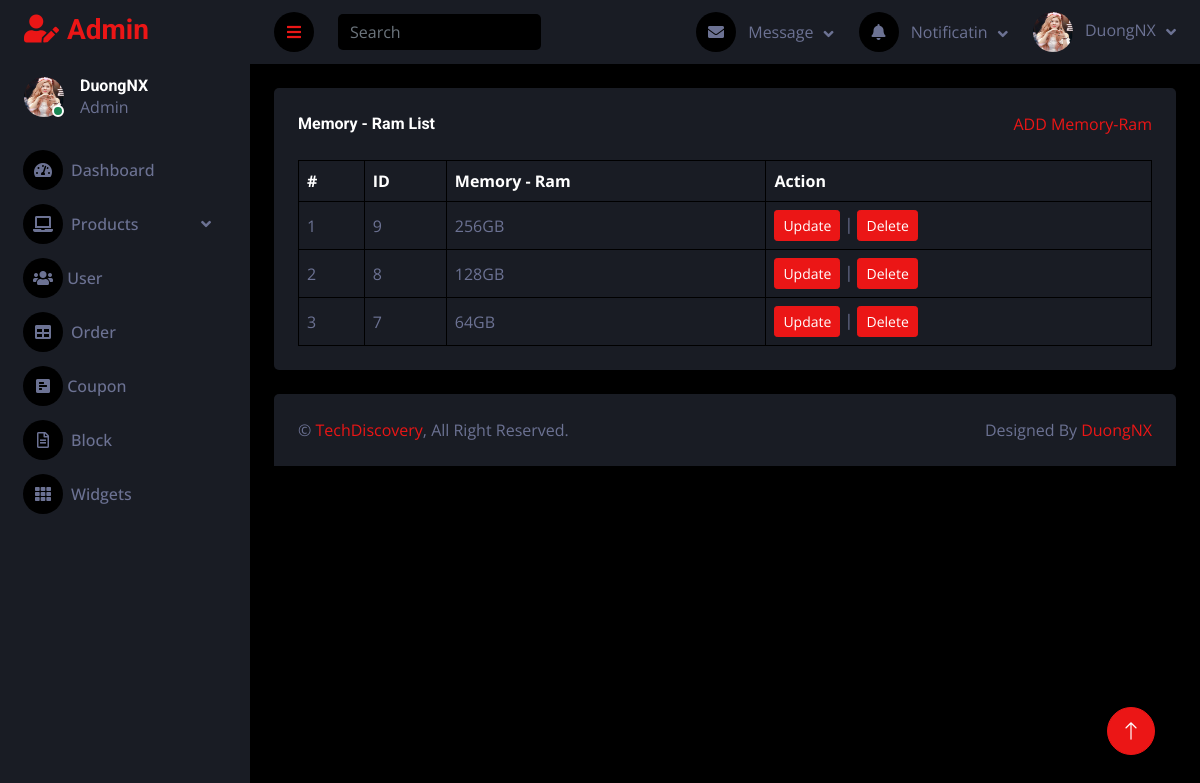
Page /admin/memory_ramlist.php on the earlier database version.
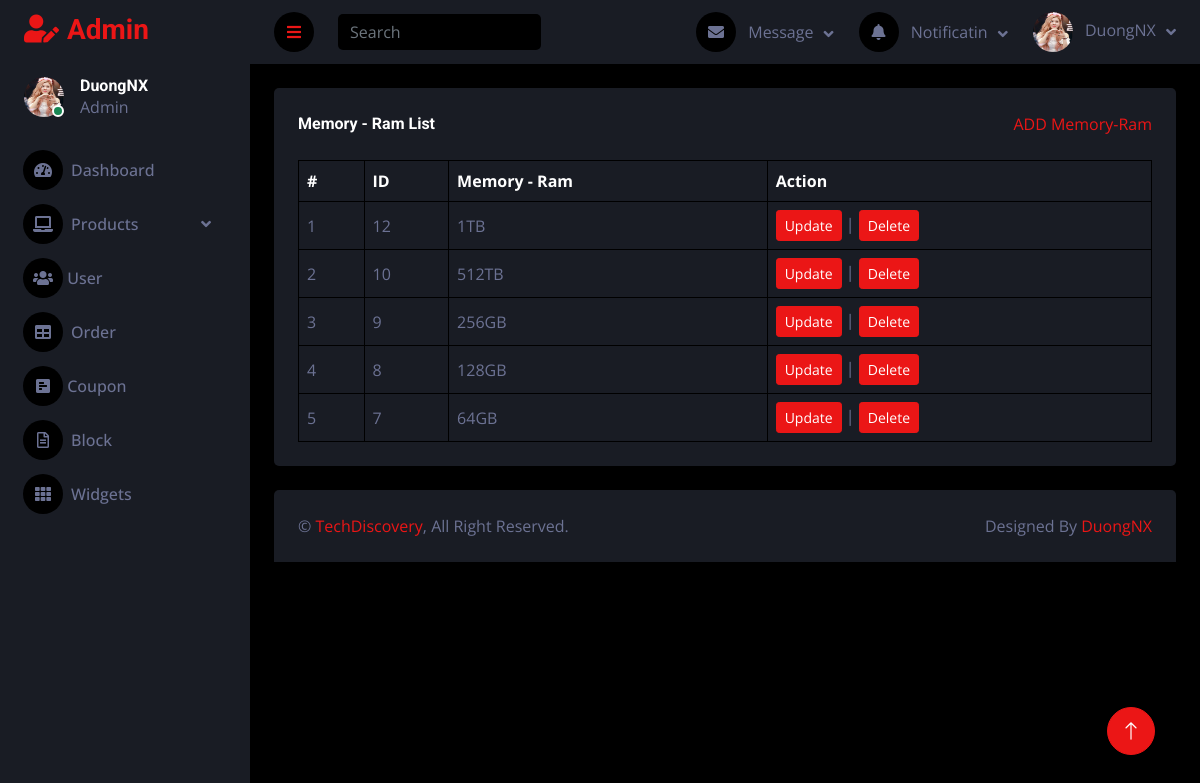
Same page on the later database version.
### tables this page shows
CREATE TABLE `tbl_memory_ram` (
  `memory_ram_id` int(11) NOT NULL,
  `memory_ram_name` varchar(255) NOT NULL
);

### admin/database.php (called while the page is built, shortened)
<?php
class Database
{
    public $host = DB_HOST;
    public $user = DB_USER;
    public $pass = DB_PASS;
    public $dbname = DB_NAME;
    public $link;
    private function connectDB()
    {
        $this->link = new mysqli($this->host, $this->user, $this->pass, $this->dbname);
    }
    public function select($query)
    {
        $result = $this->link->query($query) or die($this->link->error . __LINE__);
        if ($result->num_rows > 0) {
            return $result;
        } else {
            return false;
        }
    }
}
?>

### admin/class/memory_ram_class.php (called while the page is built, shortened)
<?php
    include 'database.php';
?>
<?php
    class memory_ram {
        private $db;
        public function __construct()
        {
            $this -> db = new Database();
        }
        public function show_memory_ram(){
            $query = "SELECT * FROM tbl_memory_ram ORDER BY memory_ram_id DESC ";
            $result = $this->db->select($query);
            return $result;
        }
    }
?>

### admin/memory_ramlist.php (the view, shortened to what this page needs)
<?php
include "header.php";
include "sidebar.php";
include "navbar.php";
include "class/memory_ram_class.php";
?>
<?php
$memory_ram = new memory_ram;
$show_memory_ram = $memory_ram->show_memory_ram();
?>
<div class="container-fluid pt-4 px-4">
    <div class="bg-secondary text-center rounded p-4">
        <div class="d-flex align-items-center justify-content-between mb-4">
            <h6 class="mb-0">Memory - Ram List</h6>
            <a href="memory_ram_add.php">ADD Memory-Ram</a>
        </div>
        <div class="table-responsive">
            <table class="table text-start align-middle table-bordered table-hover mb-0">
                <thead>
                    <tr class="text-white">
                        <th scope="col">#</th>
                        <th scope="col">ID</th>
                        <th scope="col">Memory - Ram</th>
                        <th scope="col">Action</th>
                    </tr>
                </thead>
                <tbody>
                    <?php
                    if ($show_memory_ram) {
                        $i = 0;
                        while ($result = $show_memory_ram->fetch_assoc()) {
                            $i++;
                    ?>
                            <tr>
                                <td><?php echo $i ?></td>
                                <td><?php echo $result['memory_ram_id'] ?></td>
                                <td><?php echo $result['memory_ram_name'] ?></td>
                                <td>
                                    <a class="btn btn-sm btn-primary" href="memory_ramedit.php?memory_ram_id=<?php echo $result['memory_ram_id'] ?>">Update</a> |
                                    <a class="btn btn-sm btn-primary" href="#" onclick="confirmDelete(<?php echo $result['memory_ram_id'] ?>)">Delete</a>
                                </td>
                            </tr>
                    <?php
                        }
                    }
                    ?>
                </tbody>
            </table>
        </div>
    </div>
</div>
<?php
include "footer.php";
?>

Differences in the rows shown:
added tbl_memory_ram: memory_ram_id "12", memory_ram_name "1TB"
added tbl_memory_ram: memory_ram_id "10", memory_ram_name "512TB"
